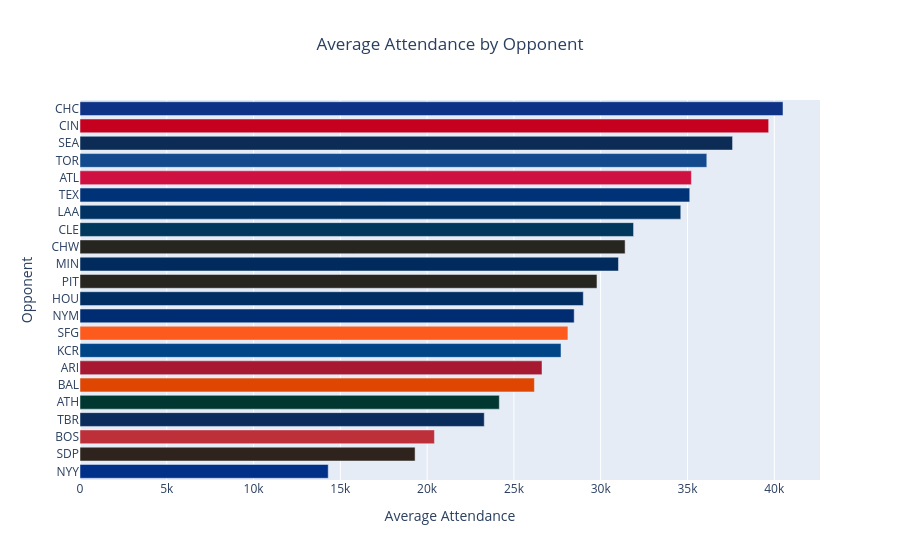

The notebook cell saved with this chart:
### Markdown cell above
### Bar Chart

One thing I wanted to explore was if a popular away team drove attendance up for some teams, and I think a bar chart is a great way to do that. Since teams play each other multiple times each year, we can think of `away_team` as a category to average values across.

To create a bar chart using Plotly, you can use `px.bar()` and provide it the data frame, the x values (the numerical values) and y values (the categorical values). In my case, I specifically wanted a horizontal bar chart, so I set `orientation='h'`. Like the line chart above, I set each bar's color value using a map of the team colors, but set them based on the `away_team` value this time. One small thing I had to do was also use `.update_yaxes()` to force all the labels to appear, since by default Plotly was removing some of them. For more information on the Plotly bar charts, refer to [the documentation](https://plotly.com/python/bar-charts/).

### Code cell
# get the average attendance by away team and sort descending 
dff_grouped = team_df.groupby('away_team').agg(avg_attend=('attendance', 'mean')).reset_index().sort_values('avg_attend', ascending=False)

#plot
bar_chart = px.bar(dff_grouped, y='away_team', x='avg_attend', orientation='h',
                   color='away_team', color_discrete_map=get_team_colors(dff_grouped['away_team']),
                   labels={'away_team': 'Opponent', 'avg_attend': 'Average Attendance'},
                   title='Average Attendance by Opponent')

# force all team labels to appear
bar_chart.update_yaxes(tickmode='linear', dtick=1)
# remove legend and center title
bar_chart.update_layout(showlegend=False, title_x=0.5)
bar_chart.show()

### Figure 1 — Plotly figure (JSON) as saved in the notebook; plotly's stock layout.template omitted (floating-point values rounded to 4 significant figures)
{"data": [{"hovertemplate": "Opponent=%{y}<br>Average Attendance=%{x}<extra></extra>", "legendgroup": "CHC", "marker": {"color": "#0E3386", "pattern": {"shape": ""}}, "name": "CHC", "orientation": "h", "showlegend": true, "textposition": "auto", "type": "bar", "x": [40500.0], "xaxis": "x", "y": ["CHC"], "yaxis": "y"}, {"hovertemplate": "Opponent=%{y}<br>Average Attendance=%{x}<extra></extra>", "legendgroup": "CIN", "marker": {"color": "#C6011F", "pattern": {"shape": ""}}, "name": "CIN", "orientation": "h", "showlegend": true, "textposition": "auto", "type": "bar", "x": [39680.0], "xaxis": "x", "y": ["CIN"], "yaxis": "y"}, {"hovertemplate": "Opponent=%{y}<br>Average Attendance=%{x}<extra></extra>", "legendgroup": "SEA", "marker": {"color": "#0C2C56", "pattern": {"shape": ""}}, "name": "SEA", "orientation": "h", "showlegend": true, "textposition": "auto", "type": "bar", "x": [37600.0], "xaxis": "x", "y": ["SEA"], "yaxis": "y"}, {"hovertemplate": "Opponent=%{y}<br>Average Attendance=%{x}<extra></extra>", "legendgroup": "TOR", "marker": {"color": "#134A8E", "pattern": {"shape": ""}}, "name": "TOR", "orientation": "h", "showlegend": true, "textposition": "auto", "type": "bar", "x": [36110.0], "xaxis": "x", "y": ["TOR"], "yaxis": "y"}, {"hovertemplate": "Opponent=%{y}<br>Average Attendance=%{x}<extra></extra>", "legendgroup": "ATL", "marker": {"color": "#CE1141", "pattern": {"shape": ""}}, "name": "ATL", "orientation": "h", "showlegend": true, "textposition": "auto", "type": "bar", "x": [35220.0], "xaxis": "x", "y": ["ATL"], "yaxis": "y"}, {"hovertemplate": "Opponent=%{y}<br>Average Attendance=%{x}<extra></extra>", "legendgroup": "TEX", "marker": {"color": "#003278", "pattern": {"shape": ""}}, "name": "TEX", "orientation": "h", "showlegend": true, "textposition": "auto", "type": "bar", "x": [35130.0], "xaxis": "x", "y": ["TEX"], "yaxis": "y"}, {"hovertemplate": "Opponent=%{y}<br>Average Attendance=%{x}<extra></extra>", "legendgroup": "LAA", "marker": {"color": "#003263", "pattern": {"shape": ""}}, "name": "LAA", "orientation": "h", "showlegend": true, "textposition": "auto", "type": "bar", "x": [34610.0], "xaxis": "x", "y": ["LAA"], "yaxis": "y"}, {"hovertemplate": "Opponent=%{y}<br>Average Attendance=%{x}<extra></extra>", "legendgroup": "CLE", "marker": {"color": "#00385D", "pattern": {"shape": ""}}, "name": "CLE", "orientation": "h", "showlegend": true, "textposition": "auto", "type": "bar", "x": [31890.0], "xaxis": "x", "y": ["CLE"], "yaxis": "y"}, {"hovertemplate": "Opponent=%{y}<br>Average Attendance=%{x}<extra></extra>", "legendgroup": "CHW", "marker": {"color": "#27251F", "pattern": {"shape": ""}}, "name": "CHW", "orientation": "h", "showlegend": true, "textposition": "auto", "type": "bar", "x": [31410.0], "xaxis": "x", "y": ["CHW"], "yaxis": "y"}, {"hovertemplate": "Opponent=%{y}<br>Average Attendance=%{x}<extra></extra>", "legendgroup": "MIN", "marker": {"color": "#002B5C", "pattern": {"shape": ""}}, "name": "MIN", "orientation": "h", "showlegend": true, "textposition": "auto", "type": "bar", "x": [31020.0], "xaxis": "x", "y": ["MIN"], "yaxis": "y"}, {"hovertemplate": "Opponent=%{y}<br>Average Attendance=%{x}<extra></extra>", "legendgroup": "PIT", "marker": {"color": "#27251F", "pattern": {"shape": ""}}, "name": "PIT", "orientation": "h", "showlegend": true, "textposition": "auto", "type": "bar", "x": [29790.0], "xaxis": "x", "y": ["PIT"], "yaxis": "y"}, {"hovertemplate": "Opponent=%{y}<br>Average Attendance=%{x}<extra></extra>", "legendgroup": "HOU", "marker": {"color": "#002D62", "pattern": {"shape": ""}}, "name": "HOU", "orientation": "h", "showlegend": true, "textposition": "auto", "type": "bar", "x": [29000.0], "xaxis": "x", "y": ["HOU"], "yaxis": "y"}, {"hovertemplate": "Opponent=%{y}<br>Average Attendance=%{x}<extra></extra>", "legendgroup": "NYM", "marker": {"color": "#002D72", "pattern": {"shape": ""}}, "name": "NYM", "orientation": "h", "showlegend": true, "textposition": "auto", "type": "bar", "x": [28470.0], "xaxis": "x", "y": ["NYM"], "yaxis": "y"}, {"hovertemplate": "Opponent=%{y}<br>Average Attendance=%{x}<extra></extra>", "legendgroup": "SFG", "marker": {"color": "#FD5A1E", "pattern": {"shape": ""}}, "name": "SFG", "orientation": "h", "showlegend": true, "textposition": "auto", "type": "bar", "x": [28110.0], "xaxis": "x", "y": ["SFG"], "yaxis": "y"}, {"hovertemplate": "Opponent=%{y}<br>Average Attendance=%{x}<extra></extra>", "legendgroup": "KCR", "marker": {"color": "#004687", "pattern": {"shape": ""}}, "name": "KCR", "orientation": "h", "showlegend": true, "textposition": "auto", "type": "bar", "x": [27710.0], "xaxis": "x", "y": ["KCR"], "yaxis": "y"}, {"hovertemplate": "Opponent=%{y}<br>Average Attendance=%{x}<extra></extra>", "legendgroup": "ARI", "marker": {"color": "#A71930", "pattern": {"shape": ""}}, "name": "ARI", "orientation": "h", "showlegend": true, "textposition": "auto", "type": "bar", "x": [26620.0], "xaxis": "x", "y": ["ARI"], "yaxis": "y"}, {"hovertemplate": "Opponent=%{y}<br>Average Attendance=%{x}<extra></extra>", "legendgroup": "BAL", "marker": {"color": "#DF4601", "pattern": {"shape": ""}}, "name": "BAL", "orientation": "h", "showlegend": true, "textposition": "auto", "type": "bar", "x": [26180.0], "xaxis": "x", "y": ["BAL"], "yaxis": "y"}, {"hovertemplate": "Opponent=%{y}<br>Average Attendance=%{x}<extra></extra>", "legendgroup": "ATH", "marker": {"color": "#003831", "pattern": {"shape": ""}}, "name": "ATH", "orientation": "h", "showlegend": true, "textposition": "auto", "type": "bar", "x": [24160.0], "xaxis": "x", "y": ["ATH"], "yaxis": "y"}, {"hovertemplate": "Opponent=%{y}<br>Average Attendance=%{x}<extra></extra>", "legendgroup": "TBR", "marker": {"color": "#092C5C", "pattern": {"shape": ""}}, "name": "TBR", "orientation": "h", "showlegend": true, "textposition": "auto", "type": "bar", "x": [23290.0], "xaxis": "x", "y": ["TBR"], "yaxis": "y"}, {"hovertemplate": "Opponent=%{y}<br>Average Attendance=%{x}<extra></extra>", "legendgroup": "BOS", "marker": {"color": "#BD3039", "pattern": {"shape": ""}}, "name": "BOS", "orientation": "h", "showlegend": true, "textposition": "auto", "type": "bar", "x": [20420.0], "xaxis": "x", "y": ["BOS"], "yaxis": "y"}, {"hovertemplate": "Opponent=%{y}<br>Average Attendance=%{x}<extra></extra>", "legendgroup": "SDP", "marker": {"color": "#2F241D", "pattern": {"shape": ""}}, "name": "SDP", "orientation": "h", "showlegend": true, "textposition": "auto", "type": "bar", "x": [19310.0], "xaxis": "x", "y": ["SDP"], "yaxis": "y"}, {"hovertemplate": "Opponent=%{y}<br>Average Attendance=%{x}<extra></extra>", "legendgroup": "NYY", "marker": {"color": "#003087", "pattern": {"shape": ""}}, "name": "NYY", "orientation": "h", "showlegend": true, "textposition": "auto", "type": "bar", "x": [14300.0], "xaxis": "x", "y": ["NYY"], "yaxis": "y"}], "layout": {"barmode": "relative", "legend": {"title": {"text": "Opponent"}, "tracegroupgap": 0}, "showlegend": false, "title": {"text": "Average Attendance by Opponent", "x": 0.5}, "xaxis": {"anchor": "y", "domain": [0, 1], "title": {"text": "Average Attendance"}}, "yaxis": {"anchor": "x", "categoryarray": ["NYY", "SDP", "BOS", "TBR", "ATH", "BAL", "ARI", "KCR", "SFG", "NYM", "HOU", "PIT", "MIN", "CHW", "CLE", "LAA", "TEX", "ATL", "TOR", "SEA", "CIN", "CHC"], "categoryorder": "array", "domain": [0, 1], "dtick": 1, "tickmode": "linear", "title": {"text": "Opponent"}}}}
